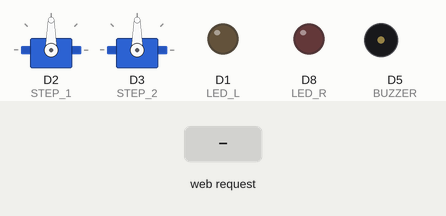
Recording of a program running on a simulated ESP8266 (NodeMCU). Shown: 2 × servo, output pins drawn as LEDs (lit = HIGH), buzzer (waves = sounding). The inputs (shaded band) are chosen by the test bench. What the program prints to the serial monitor is not drawn.

Above: at 3.2 s.
3.3 s: HTTP request GET /buzzer received
At 3.95 s:
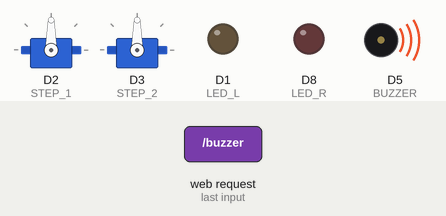
5.5 s: HTTP request GET /forward received
At 6.1 s:
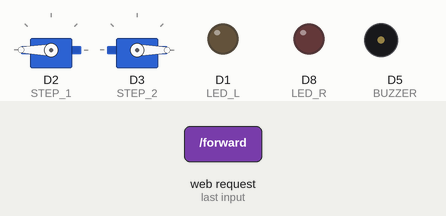
7.0 s: HTTP request GET /back received
At 8.2 s:
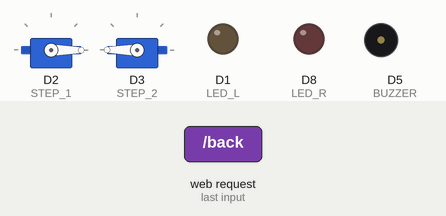
8.5 s: HTTP request GET /left received
At 9.6 s:
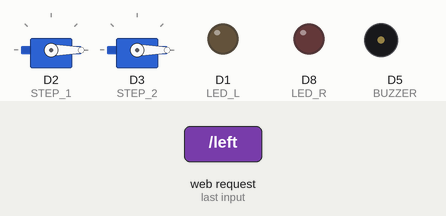
10.0 s: HTTP request GET /right received
At 10.7 s:
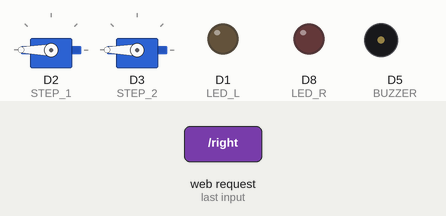
11.5 s: HTTP request GET /led_l received
At 11.8 s:
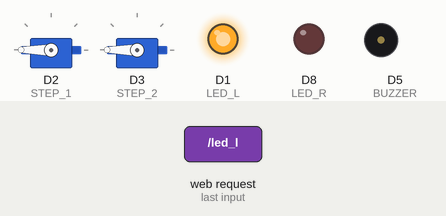
Timing chart, 0 to 14.0 s (numbered marks = the images above; inputs shaded):
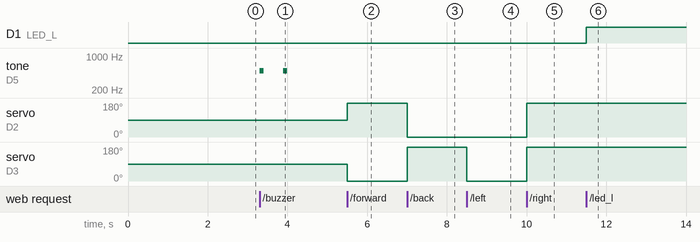

Measured:
- after the input at 3.3 s, tone on D5 (BUZZER): alternates 500 Hz for 0.10 s and silent for 0.50 s, 4 changes in all, then stays silent, starting at once
- after the input at 5.5 s, servo on D2 (STEP_1): 90° → 180° at once; servo on D3 (STEP_2): 90° → 0° at once
- after the input at 7.0 s, servo on D2 (STEP_1): 180° → 0° at once; servo on D3 (STEP_2): 0° → 180° at once
- after the input at 8.5 s, servo on D3 (STEP_2): 180° → 0° at once
- after the input at 10.0 s, servo on D2 (STEP_1), servo on D3 (STEP_2): 0° → 180° at once
- after the input at 11.5 s, D1 (LED_L): LOW → HIGH at once

The program:

main.cpp
```cpp
#include <Arduino.h>
#include <Servo.h>
#include <ESP8266WiFi.h>
#include <ESP8266WebServer.h>

// WiFi Access Point
ESP8266WebServer server(80);
const char *ssid = "Labiryntator 3000";
const char *password = "czterdziescidwa";


#define LED_L D1
#define LED_R D8
#define BUZZER D5
#define STEP_1 D2
#define STEP_2 D3

Servo myservo1;
Servo myservo2;

void buzzer(int toneValue = 500, int repeat = 1)
{
  for(int i = 0; i < repeat; i++)
  {
    tone(BUZZER, toneValue);
    delay(100);
    noTone(BUZZER);
    delay(500);
  }
}

void moveForward() {
  // Przykład: oba serwa do przodu
  myservo1.write(180);
  myservo2.write(0);
}

void moveBack() {
  myservo1.write(0);
  myservo2.write(180);
}

void turnLeft() {
  myservo1.write(0);
  myservo2.write(0);
}

void turnRight() {
  myservo1.write(180);
  myservo2.write(180);
}

void stopMotors() {
  myservo1.write(90);
  myservo2.write(90);
}

void setup()
{
  Serial.begin(115200);
  delay(2000);
  Serial.println("Start ESP");

  pinMode(LED_L, OUTPUT);
  pinMode(LED_R, OUTPUT);
  pinMode(BUZZER, OUTPUT);

  myservo1.attach(STEP_1);
  myservo2.attach(STEP_2);

  stopMotors();


  WiFi.softAP(ssid, password);
  Serial.println("Access Point uruchomiony!");
  Serial.print("IP AP: ");
  Serial.println(WiFi.softAPIP());


  server.on("/forward", HTTP_GET, [](){
    moveForward();
    server.send(200, "text/plain", "Moving forward");
  });

  server.on("/back", HTTP_GET, [](){
    moveBack();
    server.send(200, "text/plain", "Moving back");
  });

  server.on("/left", HTTP_GET, [](){
    turnLeft();
    server.send(200, "text/plain", "Turning left");
  });

  server.on("/right", HTTP_GET, [](){
    turnRight();
    server.send(200, "text/plain", "Turning right");
  });

  server.on("/buzzer", HTTP_GET, [](){
    buzzer(500, 2);
    server.send(200, "text/plain", "Buzzing");
  });

  server.on("/led_l", HTTP_GET, [](){
    digitalWrite(LED_L, !digitalRead(LED_L)); // Przełącz LED_L
    server.send(200, "text/plain", "LED_L toggled");
  });

  server.on("/led_r", HTTP_GET, [](){
    digitalWrite(LED_R, !digitalRead(LED_R)); // Przełącz LED_R
    server.send(200, "text/plain", "LED_R toggled");
  });

  server.onNotFound([](){
    stopMotors();
    server.send(404, "text/plain", "Not Found");
  });

  server.begin();
  Serial.println("Serwer HTTP działa");
}

void loop()
{
  server.handleClient();
}
```
